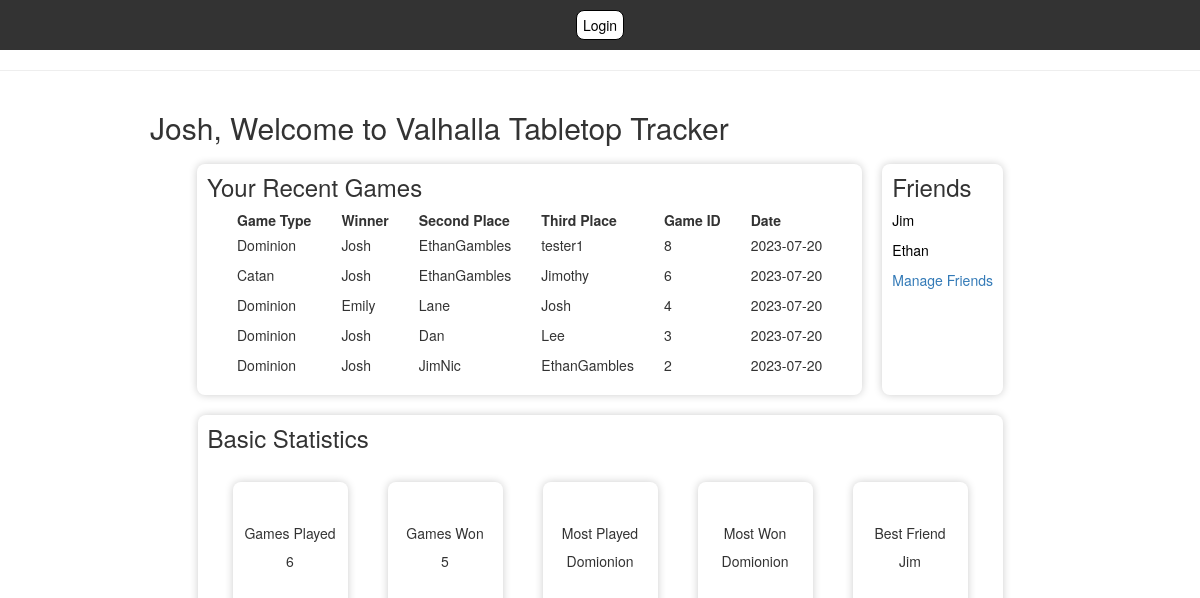
The page /home (signed in) on the database as committed earlier.
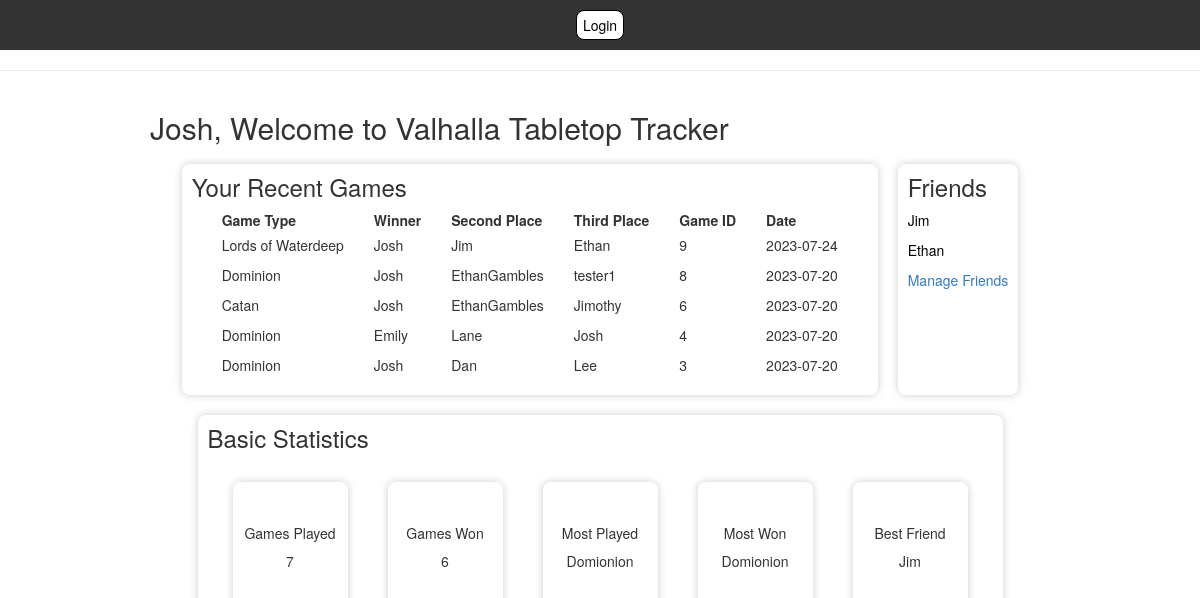
The same page on the database as committed later.
### app.py (models this page shows)
class User(UserMixin, db.Model):
        id = db.Column(db.Integer, primary_key=True)
        fullname = db.Column(db.String(50), nullable=False)
        username = db.Column(db.String(15), nullable=False, unique=True)
        email = db.Column(db.String(50), nullable=False, unique=True)
        password = db.Column(db.String(80), nullable=False)
        favorites = db.relationship('SupportedGames', secondary=userFavorites, backref='favoritedby')
        friends = db.relationship('User', secondary=friends,
                                primaryjoin=(friends.c.user_id == id),
                                secondaryjoin=(friends.c.friend_id == id),
                                backref=db.backref('friend_of', lazy='dynamic'),
                                lazy='dynamic')

class DominionGame(db.Model):
    id = db.Column(db.Integer, primary_key=True)
    game_id = db.Column(db.Integer, nullable=False)
    winnerName = db.Column(db.String(50), nullable=False)
    winnerScore = db.Column(db.Integer, nullable=False)
    secondName = db.Column(db.String(50), nullable=False)
    secondScore = db.Column(db.Integer, nullable=False)
    thirdName = db.Column(db.String(50))
    thirdScore = db.Column(db.Integer)
    fourthName = db.Column(db.String(50))
    fourthScore = db.Column(db.Integer)
    date = db.Column(db.Date)

class LordsofWaterdeepGame(db.Model):
    id = db.Column(db.Integer, primary_key=True)
    game_id = db.Column(db.Integer, nullable=False)
    winnerName = db.Column(db.String(50), nullable=False)
    winnerScore = db.Column(db.Integer, nullable=False)
    secondName = db.Column(db.String(50), nullable=False)
    secondScore = db.Column(db.Integer, nullable=False)
    thirdName = db.Column(db.String(50))
    thirdScore = db.Column(db.Integer)
    fourthName = db.Column(db.String(50))
    fourthScore = db.Column(db.Integer)
    fifthName = db.Column(db.String(50))
    fifthScore = db.Column(db.Integer)
    date = db.Column(db.Date)

### app.py (the view)
@app.route('/')
@app.route('/home')
@login_required
def home():
    user = User.query.filter_by(username=current_user.username).first()
    user_friends = user.friends.limit(5).all()
    print(current_user.username)
    print(current_user.fullname)
    dominion_games = DominionGame.query.filter(or_(
        DominionGame.winnerName == current_user.fullname,
        DominionGame.secondName == current_user.fullname,
        DominionGame.thirdName == current_user.fullname,
        DominionGame.fourthName == current_user.fullname,
        DominionGame.winnerName == current_user.username,
        DominionGame.secondName == current_user.username,
        DominionGame.thirdName == current_user.username,
        DominionGame.fourthName == current_user.username
    )).with_entities(DominionGame.game_id, DominionGame.winnerName, DominionGame.secondName, DominionGame.thirdName, DominionGame.date, literal('Dominion').label('game_type')).all()
    recentGames = []
    for game in dominion_games:
        new_game = {}
        if game.winnerName == current_user.username:
            new_game['winnerName'] = current_user.fullname
        else:
            new_game['winnerName'] = game.winnerName
        if game.secondName == current_user.username:
            new_game['secondName'] = current_user.fullname
        else:
            new_game['secondName'] = game.secondName
        if game.thirdName == current_user.username:
            new_game['thirdName'] = current_user.fullname
        else:
            new_game['thirdName'] = game.thirdName
        new_game['game_id'] = game.game_id
        new_game['game_type'] = 'Dominion'
        new_game['current_date'] = game.date
        recentGames.append(new_game)
    catan_games = CatanGame.query.filter(or_(
        CatanGame.winnerName == current_user.fullname,
        CatanGame.secondName == current_user.fullname,
        CatanGame.thirdName == current_user.fullname,
        CatanGame.fourthName == current_user.fullname,
        CatanGame.winnerName == current_user.username,
        CatanGame.secondName == current_user.username,
        CatanGame.thirdName == current_user.username,
        CatanGame.fourthName == current_user.username
    )).with_entities(CatanGame.game_id, CatanGame.winnerName, CatanGame.secondName, CatanGame.thirdName, CatanGame.date, literal('Catan').label('game_type')).all()
    for game in catan_games:
        new_game = {}
        if game.winnerName == current_user.username:
            new_game['winnerName'] = current_user.fullname
        else:
            new_game['winnerName'] = game.winnerName
        if game.secondName == current_user.username:
            new_game['secondName'] = current_user.fullname
        else:
            new_game['secondName'] = game.secondName
        if game.thirdName == current_user.username:
            new_game['thirdName'] = current_user.fullname
        else:
            new_game['thirdName'] = game.thirdName
        new_game['game_id'] = game.game_id
        new_game['game_type'] = 'Catan'
        new_game['current_date'] = game.date
        recentGames.append(new_game)
    lords_games = LordsofWaterdeepGame.query.filter(or_(
        LordsofWaterdeepGame.winnerName == current_user.fullname,
        LordsofWaterdeepGame.secondName == current_user.fullname,
        LordsofWaterdeepGame.thirdName == current_user.fullname,
        LordsofWaterdeepGame.fourthName == current_user.fullname,
        LordsofWaterdeepGame.winnerName == current_user.username,
        LordsofWaterdeepGame.secondName == current_user.username,
        LordsofWaterdeepGame.thirdName == current_user.username,
        LordsofWaterdeepGame.fourthName == current_user.username
    )).with_entities(LordsofWaterdeepGame.game_id, LordsofWaterdeepGame.winnerName, LordsofWaterdeepGame.secondName, LordsofWaterdeepGame.thirdName, LordsofWaterdeepGame.date, literal('Catan').label('game_type')).all()
    for game in lords_games:
        new_game = {}
        if game.winnerName == current_user.username:
            new_game['winnerName'] = current_user.fullname
        else:
            new_game['winnerName'] = game.winnerName
        if game.secondName == current_user.username:
            new_game['secondName'] = current_user.fullname
        else:
            new_game['secondName'] = game.secondName
        if game.thirdName == current_user.username:
            new_game['thirdName'] = current_user.fullname
        else:
            new_game['thirdName'] = game.thirdName
        new_game['game_id'] = game.game_id
        new_game['game_type'] = 'Lords of Waterdeep'
        new_game['current_date'] = date.today()
        recentGames.append(new_game)
    sortedGames = sorted(recentGames, key=lambda x: x['game_id'], reverse=True)
    top5Games = sortedGames[:5]
    gamesWon = calcGamesWon(user)
    gamesPlayed = calcGamesPlayed(user)
    mostPlayed = calcMostPlayed(user)
    mostWon = calcMostWon(user)
    bestFriend = calcBestFriend(user)
    profileStats = [gamesPlayed, gamesWon, mostPlayed, mostWon, bestFriend]
    return render_template('home.html', title='Home', name=current_user.fullname, friends=user_friends, recentGames=top5Games, profileStats=profileStats)

### app.py (called while the page is built)
@login_manager.user_loader
def load_user(user_id):
    return User.query.get(int(user_id))

def calcGamesWon(user):
    gamesWon = 0
    gamesWon += db.session.query(DominionGame).filter(or_(DominionGame.winnerName == user.username, DominionGame.winnerName == user.fullname)).count()
    gamesWon += db.session.query(CatanGame).filter(or_(CatanGame.winnerName == user.username, CatanGame.winnerName == user.fullname)).count()
    gamesWon += db.session.query(LordsofWaterdeepGame).filter(or_(LordsofWaterdeepGame.winnerName == user.username, LordsofWaterdeepGame.winnerName == user.fullname)).count()
    gamesWon += db.session.query(CoupGame).filter(or_(CoupGame.winnerName == user.username, CoupGame.winnerName == user.fullname)).count()
    gamesWon += db.session.query(LoveLetterGame).filter(or_(LoveLetterGame.winnerName == user.username, LoveLetterGame.winnerName == user.fullname)).count()
    return gamesWon

### home.html (shortened to what this page needs)
<!DOCTYPE html>
<html lang="en">
<head>
    <link rel="stylesheet" href="https://cdn.jsdelivr.net/npm/bootstrap@3.3.7/dist/css/bootstrap.min.css">
    <link rel="stylesheet" href="{{ url_for('static', filename='css/baseStyles.css') }}">
</head>
<body>
    {% extends "base.html" %}
    {% import "bootstrap/wtf.html" as wtf %}
    {% block content %}
        <div id="content">
            <div>
                <h2>{{ name }}, Welcome to Valhalla Tabletop Tracker</h2>
                <div id="mainLayout">
                    <div  class="section">
                        <h3>Your Recent Games</h3>
                        <table>
                            <thead>
                              <tr>
                                <th>Game Type</th>
                                <th>Winner</th>
                                <th>Second Place</th>
                                <th>Third Place</th>
                                <th>Game ID</th>
                                <th>Date</th>
                              </tr>
                            </thead>
                            <tbody>
                              {% for game in recentGames %}
                              <tr>
                                <td>{{ game.game_type }}</td>
                                <td>{{ game.winnerName }}</td>
                                <td>{{ game.secondName }}</td>
                                <td>{{ game.thirdName }}</td>
                                <td>{{ game.game_id }}</td>
                                <td>{{ game.current_date }}</td>
                              </tr>
                              {% endfor %}
                            </tbody>
                        </table>
                    </div>
                    <div class="section">
                        <h3>Friends</h3>
                        <div>
                            {% for friend in friends %}
                            <div style="margin-top: 10px;">
                                <a href="/profile?name={{ friend.username }}" class="friend">{{ friend.fullname }}</a>
                            </div>
                            {% endfor %}
                        </div>
                        <div style="margin-top: 10px;">
                            <a href="/friend" class="">Manage Friends</a>
                        </div>
                    </div>
                    <div class="section" id="statistics" style="width: 805px;">
                        <h3>Basic Statistics</h3>
                        <div id="favGames">
                            <div class="miniCard">
                                <span>Games Played</span>
                                <p>{{ profileStats[0] }}</p>
                            </div>
                            <div class="miniCard">
                                <span>Games Won</span>
                                <p>{{ profileStats[1] }}</p>
                            </div>
                            <div class="miniCard">
                                <span>Most Played</span>
                                <p>{{ profileStats[2] }}</p>
                            </div>
                            <div class="miniCard">
                                <span>Most Won</span>
                                <p>{{ profileStats[3] }}</p>
                            </div>
                            <div class="miniCard">
                                <span>Best Friend</span>
                                <p>{{ profileStats[4] }}</p>
                            </div>
                        </div>
                    </div>
                </div>
            </div>
        </div>
    {% endblock %}

Rows that differ between the two databases and show on the page:
no longer on this page (row unchanged): DominionGame: secondName "JimNic", thirdName "EthanGambles"
added LordsofWaterdeepGame: secondName "Jim", thirdName "Ethan"
Other text that changed with them:
{{ profileStats[0] }}: "6" → "7"
{{ profileStats[1] }}: "5" → "6"
new list line: "Lords of Waterdeep 9 2023-07-24"
new list line: "Josh"
list line gone: "Dominion 2 2023-07-20"
list line gone: "Josh"
